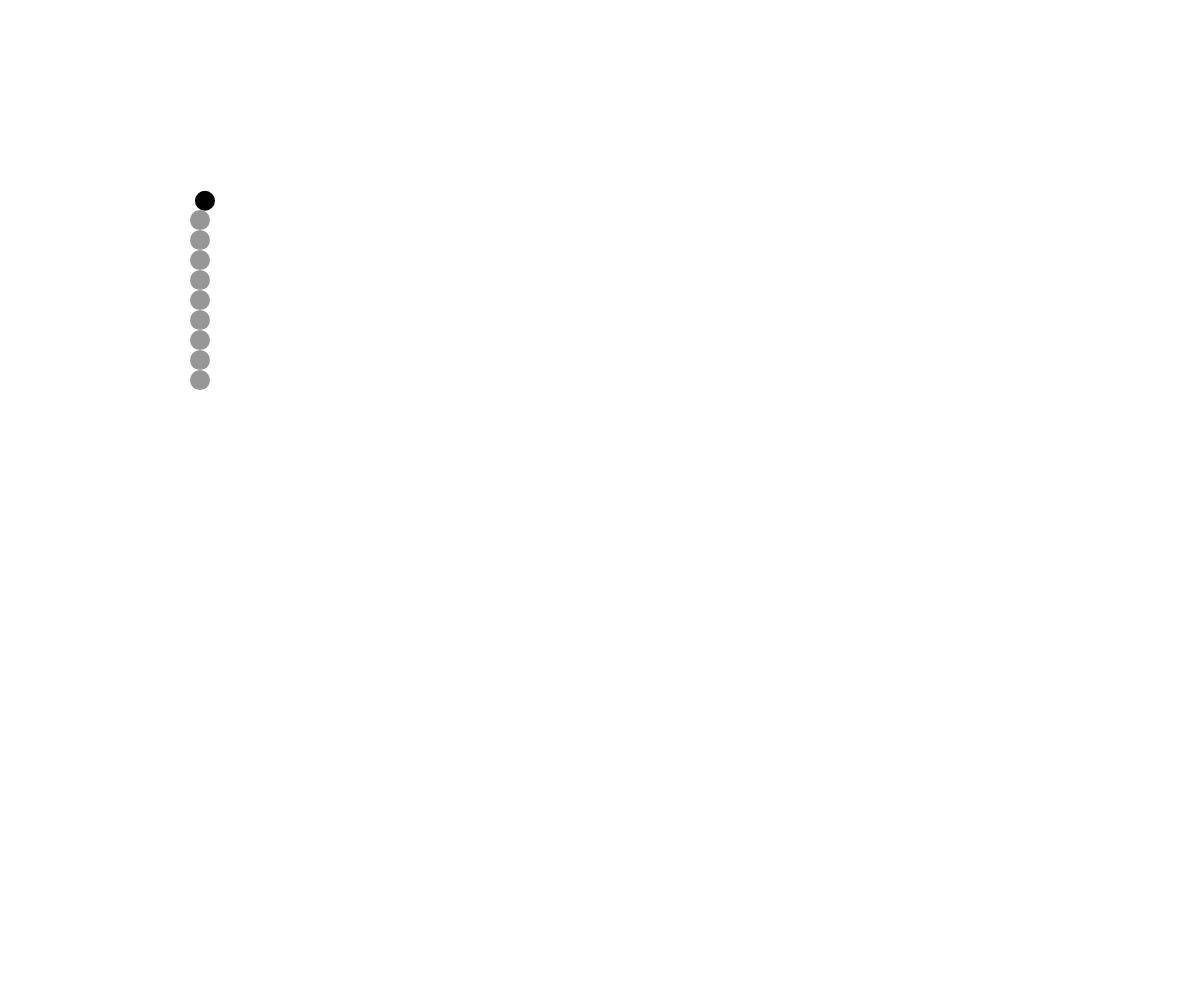
Frame 1 (no input)
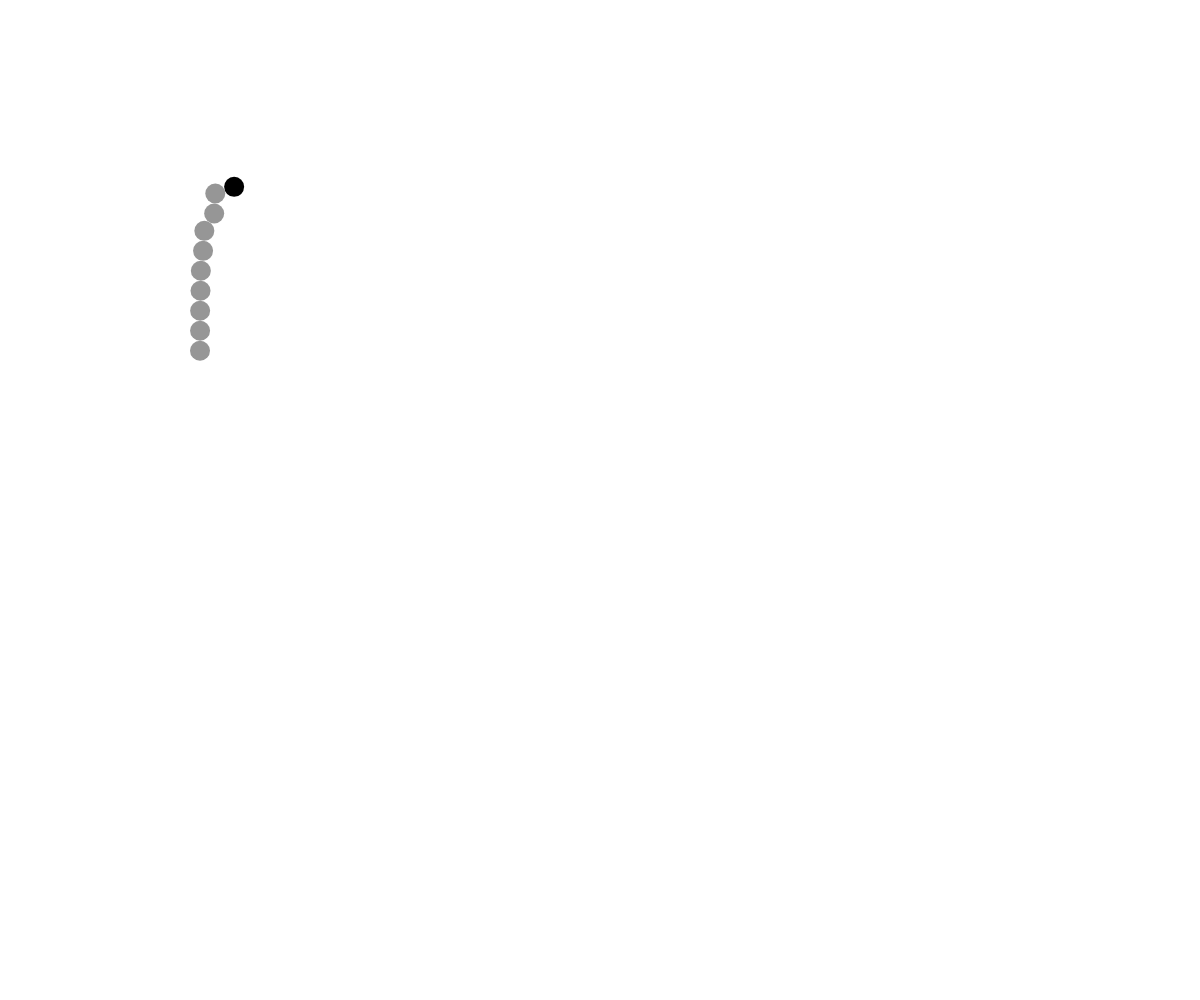
Frame 60 (no input)
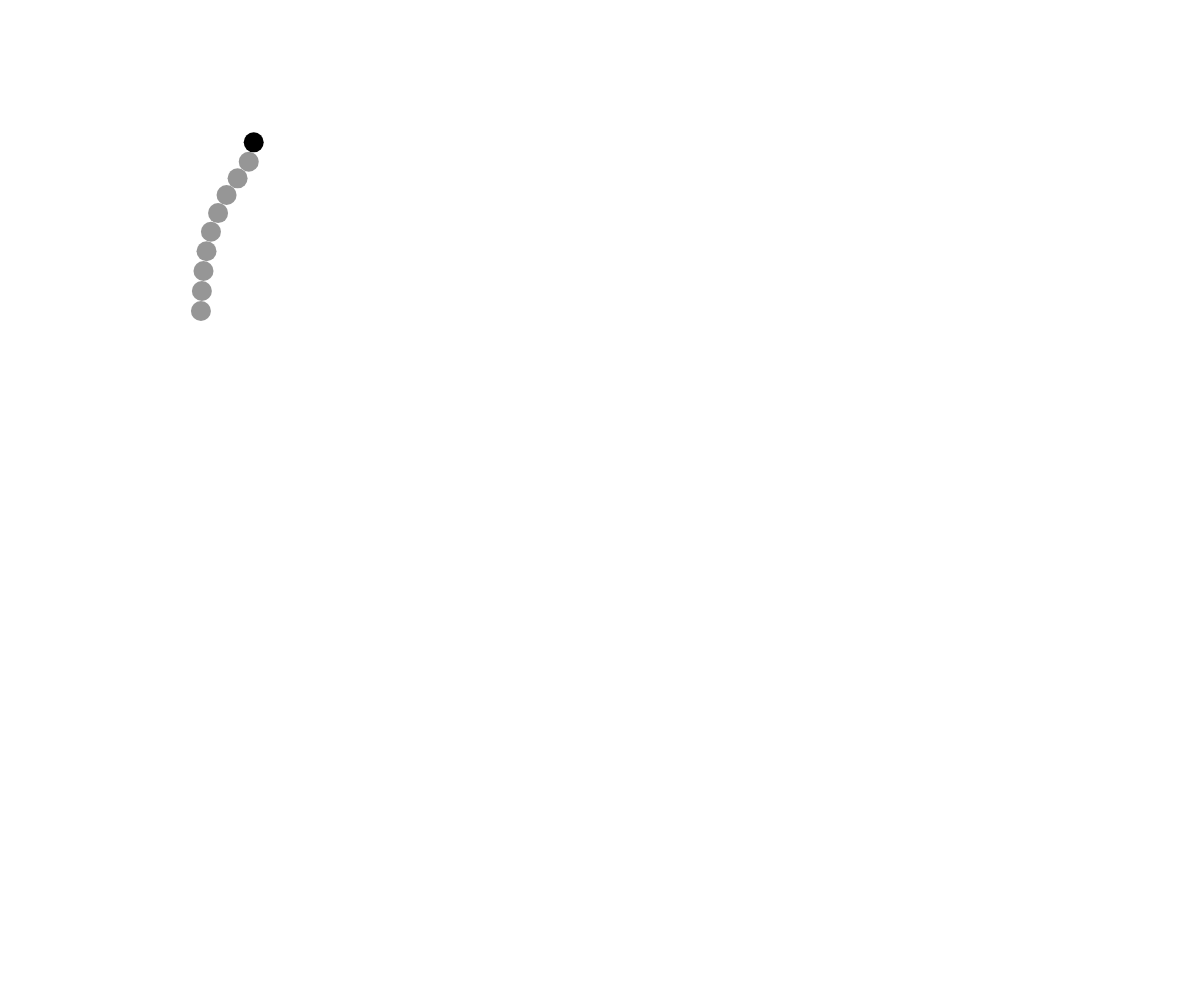
Frame 120 (the mouse pressed at the canvas centre since frame 60)

The p5.js sketch that drew these frames (run headless with seeded random() and noise() and a simulated clock; from frame 60 on, the mouse is pressed at the canvas centre):

// p5.js sketch
// ── sketch.js
let CANVAS_WIDTH;
let CANVAS_HEIGHT;

let snake;

function setup() {
  CANVAS_HEIGHT = windowHeight;
  CANVAS_WIDTH = windowWidth;
  createCanvas(CANVAS_WIDTH, CANVAS_HEIGHT);

  snake = new Snake(200, 200);
}

function draw() {
  background(255);

  snake.update(getNextPosition());
  snake.display();
}

function getNextPosition() {  
  const currentVelocity = snake.velocity;
  const randomAngleChange = random(-15, 15);
  const newVelocity = currentVelocity.copy().rotate(randomAngleChange);
  
  const head = snake.getHead();
  const nextPos = head.copy().add(newVelocity);

  return nextPos;
}

class Snake {
  constructor(x, y) {
    this.segments = [];
    this.segmentLength = 20;
    this.numSegments = 10;
    this.velocity = createVector(5, 0);

    for (let i = 0; i < this.numSegments; i++) {
      this.segments.push(createVector(x, y + i * this.segmentLength));
    }
  }

  getHead() {
    return this.segments[0];
  }

  update(targetVector) {
    this.segments[0].x = targetVector.x;
    this.segments[0].y = targetVector.y;

    for (let i = 1; i < this.segments.length; i++) {
      const currSegment = this.segments[i];
      const prevSegment = this.segments[i - 1];

      const direction = p5.Vector.sub(prevSegment, currSegment);
      direction.setMag(this.segmentLength);
      currSegment.x = prevSegment.x - direction.x;
      currSegment.y = prevSegment.y - direction.y;
    }
  }

  display() {
    noStroke();

    this.segments.forEach((segment, i) => {
      if (i === 0) {
        fill(0);
      } else {
        fill(150);
      }

      circle(segment.x, segment.y, this.segmentLength);
    });
  }
}

function windowResized() {
  CANVAS_HEIGHT = windowHeight;
  CANVAS_WIDTH = windowWidth;
  resizeCanvas(CANVAS_WIDTH, CANVAS_HEIGHT);
}
